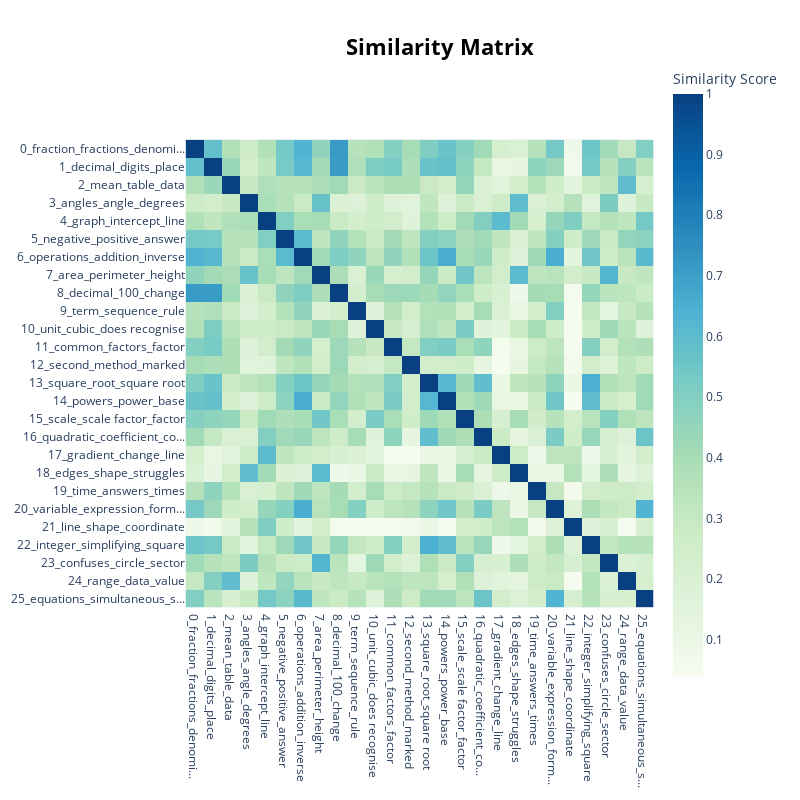

This figure's notebook cell:
### Markdown cell above
## Topic Similarity

### Code cell
topic_model.visualize_heatmap()

### Figure 1 — Plotly figure (JSON) as saved in the notebook; plotly's stock layout.template omitted (floating-point values rounded to 4 significant figures; data arrays with more than 128 entries replaced by an {"elided": "..."} marker saying what was removed)
{"data": [{"coloraxis": "coloraxis", "hovertemplate": "x: %{x}<br>y: %{y}<br>Similarity Score: %{z}<extra></extra>", "name": "0", "type": "heatmap", "x": ["0_fraction_fractions_denomi...", "1_decimal_digits_place", "2_mean_table_data", "3_angles_angle_degrees", "4_graph_intercept_line", "5_negative_positive_answer", "6_operations_addition_inverse", "7_area_perimeter_height", "8_decimal_100_change", "9_term_sequence_rule", "10_unit_cubic_does recognise", "11_common_factors_factor", "12_second_method_marked", "13_square_root_square root", "14_powers_power_base", "15_scale_scale factor_factor", "16_quadratic_coefficient_co...", "17_gradient_change_line", "18_edges_shape_struggles", "19_time_answers_times", "20_variable_expression_form...", "21_line_shape_coordinate", "22_integer_simplifying_square", "23_confuses_circle_sector", "24_range_data_value", "25_equations_simultaneous_s..."], "xaxis": "x", "y": ["0_fraction_fractions_denomi...", "1_decimal_digits_place", "2_mean_table_data", "3_angles_angle_degrees", "4_graph_intercept_line", "5_negative_positive_answer", "6_operations_addition_inverse", "7_area_perimeter_height", "8_decimal_100_change", "9_term_sequence_rule", "10_unit_cubic_does recognise", "11_common_factors_factor", "12_second_method_marked", "13_square_root_square root", "14_powers_power_base", "15_scale_scale factor_factor", "16_quadratic_coefficient_co...", "17_gradient_change_line", "18_edges_shape_struggles", "19_time_answers_times", "20_variable_expression_form...", "21_line_shape_coordinate", "22_integer_simplifying_square", "23_confuses_circle_sector", "24_range_data_value", "25_equations_simultaneous_s..."], "yaxis": "y", "z": {"elided": "26x26 float values"}}], "layout": {"coloraxis": {"colorbar": {"title": {"text": "Similarity Score"}}, "colorscale": [[0, "rgb(247,252,240)"], [0.125, "rgb(224,243,219)"], [0.25, "rgb(204,235,197)"], [0.375, "rgb(168,221,181)"], [0.5, "rgb(123,204,196)"], [0.625, "rgb(78,179,211)"], [0.75, "rgb(43,140,190)"], [0.875, "rgb(8,104,172)"], [1, "rgb(8,64,129)"]]}, "height": 800, "hoverlabel": {"bgcolor": "white", "font": {"family": "Rockwell", "size": 16}}, "legend": {"title": {"text": "Trend"}}, "margin": {"t": 60}, "showlegend": true, "title": {"font": {"color": "Black", "size": 22}, "text": "<b>Similarity Matrix</b>", "x": 0.55, "xanchor": "center", "y": 0.95, "yanchor": "top"}, "width": 800, "xaxis": {"anchor": "y", "constrain": "domain", "domain": [0, 1], "scaleanchor": "y"}, "yaxis": {"anchor": "x", "autorange": "reversed", "constrain": "domain", "domain": [0, 1]}}}
